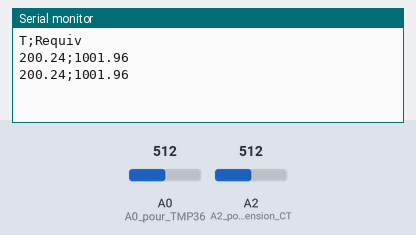
The sketch below on a simulated Arduino Uno, built with avr-gcc and run on an emulated ATmega328P. On the bench: the last lines printed to the serial monitor. The inputs (shaded band) are chosen by the test bench; at power-on: A2 (A2_pour_div_de_tension_CT) = 512, A0 (A0_pour_TMP36) = 512.

Above: at 5.8 s.
5.9 s: A2 (A2_pour_div_de_tension_CT) set to 1011
At 10.9 s:
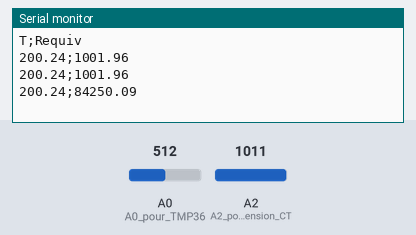
11.9 s: A2 (A2_pour_div_de_tension_CT) set to 1023
At 15.9 s:
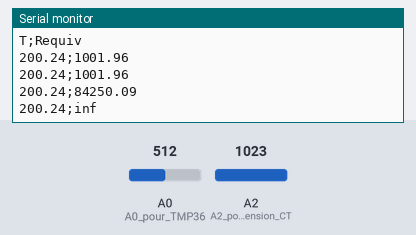

Measured:
- the behaviour switches between 1022 and 1023 on A2 (A2_pour_div_de_tension_CT) (found by bisection; images 1 and 2)
- after the input at 5.9 s, the serial monitor: prints a new line after 4.1 s (image 1)
- after the input at 11.9 s, the serial monitor: prints a new line after 3.1 s (image 2)

The sketch:

acquisition-debutant-2.ino
```cpp
/*
 * ce programme va permettre de lire température et Réquivalente
 * sur moniteur série toutes les 5 secondes
 */

const float Ualim = 5.0 ;
const int R0 = 1000 ;
float temperature = 100.0 ;// initialisation d'une variable pour démarrer acquisition (cf loop)

void setup()
  {
  pinMode(A0, INPUT) ;// A0 pour TMP36
  pinMode(A2, INPUT) ; // A2 pour div de tension CTN
  Serial.begin(9600) ;// vitesse de communication
  Serial.println("T;Requiv");
  }


void loop()
  {
  while (temperature > 30)
    {
    // acquisition de la température
    float valeurAnaTMP36 = analogRead(A0) ;//
    float tensionA0 = valeurAnaTMP36*Ualim/1023 ;
    temperature = (tensionA0-0.5)*100;

    // acquisition de Réquivalente
    float valeurAnaUequiv = analogRead(A2) ;
	float Uequiv = valeurAnaUequiv*Ualim/1023.0 ;
	float Requiv = R0*Uequiv/(Ualim-Uequiv) ;

    // on affiche le couple température ; Requiv
    Serial.print(temperature) ; Serial.print(";") ; Serial.println(Requiv) ;
    delay(5000) ; //
    }
  }
```
